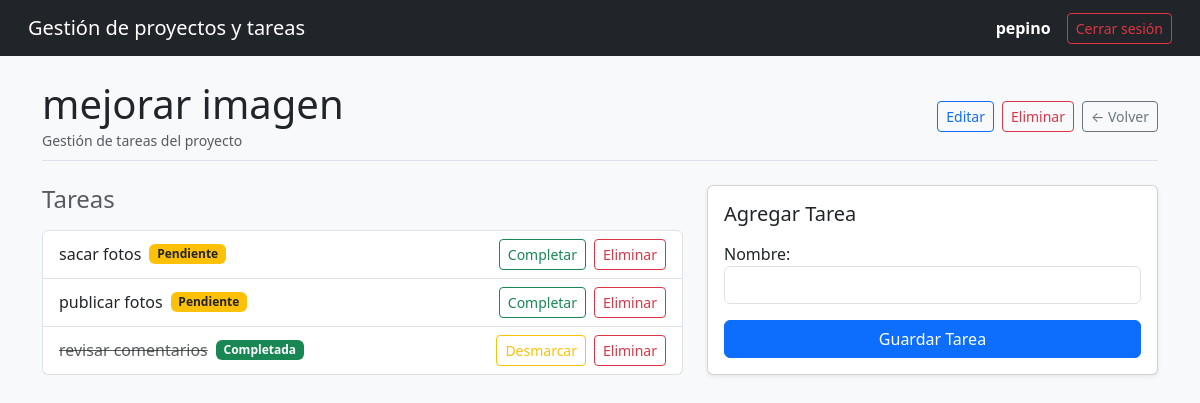
Screenshot of /proyecto/8/ (signed in) with the database file from the repository.
### core/models.py (models this page shows, shortened)
class Proyecto(models.Model):
    nombre = models.CharField(max_length=100)
    usuario = models.ForeignKey(User, on_delete=models.CASCADE, related_name='proyectos') # 1 usuario varios proyectos
    fecha_creacion = models.DateTimeField(auto_now_add=True)

class Tarea(models.Model):
    nombre = models.CharField(max_length=100)
    proyecto = models.ForeignKey(Proyecto, on_delete=models.CASCADE, related_name='tareas') # 1 proyecto varias tareas
    usuario = models.ForeignKey(User, on_delete=models.CASCADE, related_name='tareas') # 1 usuario varias tareas
    completada = models.BooleanField(default=False)
    fecha_creacion = models.DateTimeField(auto_now_add=True)

### core/views.py (the view)
# urls.py: path('proyecto/<int:pk>/', proyecto_detalle, name='proyecto_detalle'),
@login_required
def proyecto_detalle(request, pk):
    proyecto = get_object_or_404(Proyecto, pk=pk)# Obtener el registro de la base de datos
    if request.method == 'POST':
        form = TareaForm(request.POST)
        if form.is_valid():
            tarea = form.save(commit=False)
            tarea.proyecto = proyecto
            tarea.usuario = request.user
            tarea.save()
            return redirect('proyecto_detalle', pk=proyecto.pk)
    else:
        form = TareaForm()
    return render(request, 'core/proyecto_detalle.html', {'proyecto': proyecto, 'form': form})

### core/forms.py (shortened to what this page needs)
class TareaForm(forms.ModelForm):
    class Meta:
        model = Tarea
        fields = ['nombre',]
        widgets={
            'nombre': forms.TextInput(attrs={'class': 'form-control'}),
        }

### core/templates/core/proyecto_detalle.html (shortened to what this page needs)
{% extends 'base.html' %}
{% block content %}
<div class="d-flex justify-content-between align-items-center mb-4 pb-2 border-bottom">
    <div>
        <h1 class="mb-0">{{ proyecto.nombre }}</h1>
        <small class="text-muted">Gestión de tareas del proyecto</small>
    </div>
    <div class="d-flex gap-2">
        <a href="{% url 'editar_proyecto' proyecto.pk %}" class="btn btn-outline-primary btn-sm">
            Editar
        </a>
        <a href="{% url 'eliminar_proyecto' proyecto.pk %}" class="btn btn-outline-danger btn-sm">
            Eliminar
        </a>
        <a href="{% url 'lista_proyectos' %}" class="btn btn-outline-secondary btn-sm">
            &larr; Volver
        </a>
    </div>
</div>
<div class="row">
    <div class="col-md-7 mb-4">
        <h4 class="text-muted mb-3">Tareas</h4>
        <ul class="list-group">
            {% for tarea in proyecto.tareas.all %}
                <li class="list-group-item d-flex justify-content-between align-items-center">
                    <div class="d-flex align-items-center gap-2">
                        <span class="{% if tarea.completada %}text-decoration-line-through text-muted{% endif %}">
                            {{ tarea.nombre }}
                        </span>
                        {% if tarea.completada %}
                            <span class="badge bg-success">Completada</span>
                        {% else %}
                            <span class="badge bg-warning text-dark">Pendiente</span>
                        {% endif %}
                    </div>
                    <div class="d-flex gap-2 align-items-center">
                        <form method="POST" action="{% url 'alternar_tarea' tarea.pk %}" class="d-inline">
                            {% if tarea.completada %}
                                <button type="submit" class="btn btn-outline-warning btn-sm">Desmarcar</button>
                            {% else %}
                                <button type="submit" class="btn btn-outline-success btn-sm">Completar</button>
                            {% endif %}
                        </form>
                        <form method="POST" action="{% url 'eliminar_tarea' tarea.pk %}" class="d-inline" onsubmit="return confirm('¿Seguro que deseas eliminar esta tarea?');">
                            <button type="submit" class="btn btn-outline-danger btn-sm">Eliminar</button>
                        </form>
                    </div>
                </li>
            {% empty %}
                <li class="list-group-item text-muted">
                    No hay tareas registradas en este proyecto todavía.
                </li>
            {% endfor %}
        </ul>
    </div>
    <div class="col-md-5">
        <div class="card shadow-sm">
            <div class="card-body">
                <h5 class="card-title mb-3">Agregar Tarea</h5>
                <form method="POST">
                    {{ form.as_p }}
                    <button type="submit" class="btn btn-primary w-100">Guardar Tarea</button>
                </form>
            </div>
        </div>
    </div>
</div>
{% endblock %}

### templates/base.html (shortened to what this page needs)
<!DOCTYPE html>
<html lang="es">
<head>
    <link
        href="https://cdn.jsdelivr.net/npm/bootstrap@5.3.3/dist/css/bootstrap.min.css" rel="stylesheet">
</head>
<body class='bg-light'>
<nav class='navbar navbar-expand-lg navbar-dark bg-dark px-3 mb-4'>
    <div class='container-fluid'>
        <a class='navbar-brand' href={% url 'home' %}>Gestión de proyectos y tareas</a>
        <div class='d-flex align-items-center gap-2'>
        {% if user.is_authenticated %}
            <span class='text-white me-2'><strong>{{user.username}}</strong></span>
            <form method='POST' action={% url 'logout' %} class='d-inline'>
                <button type='submit' class='btn btn-outline-danger btn-sm'>Cerrar sesión</button>
            </form>
        {% else %}
            <a href= {% url 'login' %} class='btn btn-outline-light btn-sm'>Ingresar </a>
            <a href ="{% url 'registro' %}" class='btn btn-primary btn-sm'>Registrarme </a>
        {% endif %}
        </div>
    </div>
</nav>
<main class='container my-4'>
    {% block content %}
    {% endblock %}
</main>
</body>
</html>

### rows the page displays
Proyecto: nombre "mejorar imagen"
Tarea: nombre "sacar fotos", completada "Pendiente"
Tarea: nombre "publicar fotos", completada "Pendiente"
Tarea: nombre "revisar comentarios", completada "Completada"

### other values shown
{{ user.username }} "pepino"
